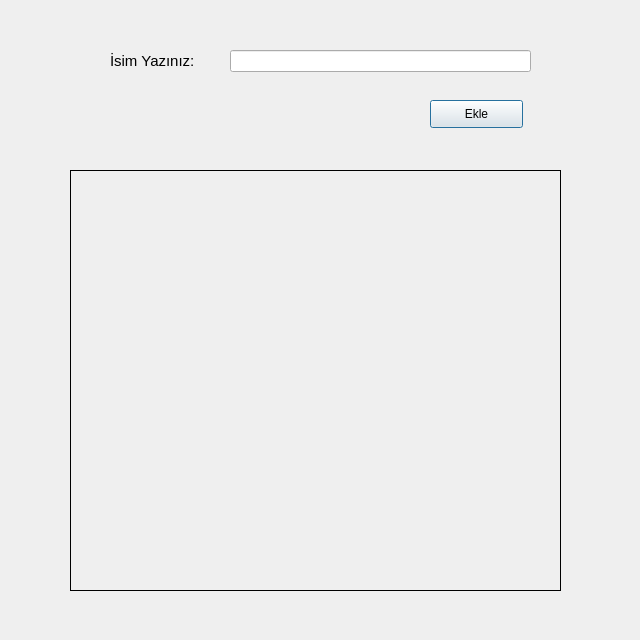
<?xml version="1.0" encoding="UTF-8"?>
<ui version="4.0">
 <class>Dialog</class>
 <widget class="QDialog" name="Dialog">
  <property name="geometry">
   <rect>
    <x>0</x>
    <y>0</y>
    <width>640</width>
    <height>640</height>
   </rect>
  </property>
  <property name="windowTitle">
   <string>Dialog</string>
  </property>
  <widget class="QLabel" name="labelText">
   <property name="geometry">
    <rect>
     <x>110</x>
     <y>50</y>
     <width>111</width>
     <height>21</height>
    </rect>
   </property>
   <property name="font">
    <font>
     <pointsize>11</pointsize>
    </font>
   </property>
   <property name="text">
    <string>İsim Yazınız: </string>
   </property>
   <property name="textFormat">
    <enum>Qt::AutoText</enum>
   </property>
  </widget>
  <widget class="QLabel" name="labelImage">
   <property name="enabled">
    <bool>true</bool>
   </property>
   <property name="geometry">
    <rect>
     <x>70</x>
     <y>170</y>
     <width>491</width>
     <height>421</height>
    </rect>
   </property>
   <property name="frameShape">
    <enum>QFrame::Box</enum>
   </property>
   <property name="text">
    <string/>
   </property>
  </widget>
  <widget class="QLineEdit" name="lineEdit">
   <property name="geometry">
    <rect>
     <x>230</x>
     <y>50</y>
     <width>301</width>
     <height>22</height>
    </rect>
   </property>
  </widget>
  <widget class="QPushButton" name="addImage">
   <property name="geometry">
    <rect>
     <x>430</x>
     <y>100</y>
     <width>93</width>
     <height>28</height>
    </rect>
   </property>
   <property name="text">
    <string>Ekle</string>
   </property>
  </widget>
 </widget>
 <resources/>
 <connections/>
</ui>
